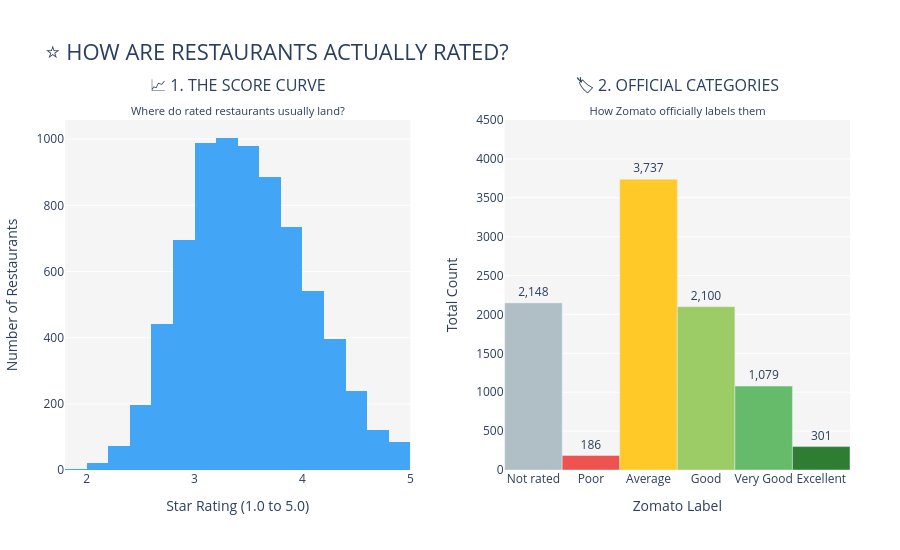

The code cell stored with this chart in its notebook:
### Code cell
import pandas as pd
import plotly.graph_objects as go
from plotly.subplots import make_subplots

# 1. Load the dataset
df = pd.read_csv('../data/Dataset.csv')

print("--- Level 3, Task 3 (Part 1): Ultra-Clear Rating Distribution ---\n")

# --- PREPARE DATA ---
# Left Chart: We filter out '0.0' so people can actually see the curve of the rated restaurants
rated_restaurants = df[df['Aggregate rating'] > 0]

# Right Chart: We count the official Zomato rating categories
category_counts = df['Rating text'].value_counts().reindex(
    ['Not rated', 'Poor', 'Average', 'Good', 'Very Good', 'Excellent']
).reset_index()
category_counts.columns = ['Category', 'Count']

# Define intuitive "Traffic Light" colors for the categories
color_map = {
    'Not rated': '#B0BEC5',  # Grey
    'Poor': '#EF5350',       # Red
    'Average': '#FFCA28',    # Yellow
    'Good': '#9CCC65',       # Light Green
    'Very Good': '#66BB6A',  # Green
    'Excellent': '#2E7D32'   # Dark Green
}

# 2. Create a Side-by-Side Dashboard
fig = make_subplots(
    rows=1, cols=2, 
    subplot_titles=(
        "📈 1. THE SCORE CURVE<br><sub>Where do rated restaurants usually land?</sub>", 
        "🏷️ 2. OFFICIAL CATEGORIES<br><sub>How Zomato officially labels them</sub>"
    ),
    horizontal_spacing=0.12
)

# Add Left Chart: The Rating Curve (Histogram)
fig.add_trace(
    go.Histogram(
        x=rated_restaurants['Aggregate rating'],
        nbinsx=25,
        marker_color='#42A5F5', # Friendly Blue
        name="Scores"
    ),
    row=1, col=1
)

# Add Right Chart: Official Categories (Bar Chart)
fig.add_trace(
    go.Bar(
        x=category_counts['Category'],
        y=category_counts['Count'],
        text=category_counts['Count'].apply(lambda x: f"{x:,}"), # Adds exact numbers with commas
        textposition='outside',
        marker_color=[color_map[cat] for cat in category_counts['Category']],
        name="Categories"
    ),
    row=1, col=2
)

# 3. Polish the layout so it is impossible to misunderstand
fig.update_layout(
    title_text="⭐ HOW ARE RESTAURANTS ACTUALLY RATED?",
    title_font_size=22,
    showlegend=False,
    height=550,
    margin=dict(t=120, b=80, l=50, r=50),
    plot_bgcolor='rgba(245, 245, 245, 1)' # Soft grey background makes colors pop
)

# Make the axes plain English
fig.update_xaxes(title_text="Star Rating (1.0 to 5.0)", row=1, col=1)
fig.update_yaxes(title_text="Number of Restaurants", row=1, col=1)

fig.update_xaxes(title_text="Zomato Label", row=1, col=2)
fig.update_yaxes(title_text="Total Count", range=[0, 4500], row=1, col=2)

fig.show()

### Figure 1 — Plotly figure (JSON) as saved in the notebook; plotly's stock layout.template omitted (floating-point values rounded to 4 significant figures; data arrays with more than 128 entries replaced by an {"elided": "..."} marker saying what was removed)
{"data": [{"marker": {"color": "#42A5F5"}, "name": "Scores", "nbinsx": 25, "type": "histogram", "x": {"elided": "7403 float values"}, "xaxis": "x", "yaxis": "y"}, {"marker": {"color": ["#B0BEC5", "#EF5350", "#FFCA28", "#9CCC65", "#66BB6A", "#2E7D32"]}, "name": "Categories", "text": ["2,148", "186", "3,737", "2,100", "1,079", "301"], "textposition": "outside", "type": "bar", "x": ["Not rated", "Poor", "Average", "Good", "Very Good", "Excellent"], "xaxis": "x2", "y": [2148, 186, 3737, 2100, 1079, 301], "yaxis": "y2"}], "layout": {"annotations": [{"font": {"size": 16}, "showarrow": false, "text": "📈 1. THE SCORE CURVE<br><sub>Where do rated restaurants usually land?</sub>", "x": 0.22, "xanchor": "center", "xref": "paper", "y": 1, "yanchor": "bottom", "yref": "paper"}, {"font": {"size": 16}, "showarrow": false, "text": "🏷️ 2. OFFICIAL CATEGORIES<br><sub>How Zomato officially labels them</sub>", "x": 0.78, "xanchor": "center", "xref": "paper", "y": 1, "yanchor": "bottom", "yref": "paper"}], "height": 550, "margin": {"b": 80, "l": 50, "r": 50, "t": 120}, "plot_bgcolor": "rgba(245, 245, 245, 1)", "showlegend": false, "title": {"font": {"size": 22}, "text": "⭐ HOW ARE RESTAURANTS ACTUALLY RATED?"}, "xaxis": {"anchor": "y", "domain": [0, 0.44], "title": {"text": "Star Rating (1.0 to 5.0)"}}, "xaxis2": {"anchor": "y2", "domain": [0.56, 1], "title": {"text": "Zomato Label"}}, "yaxis": {"anchor": "x", "domain": [0, 1], "title": {"text": "Number of Restaurants"}}, "yaxis2": {"anchor": "x2", "domain": [0, 1], "range": [0, 4500], "title": {"text": "Total Count"}}}}
